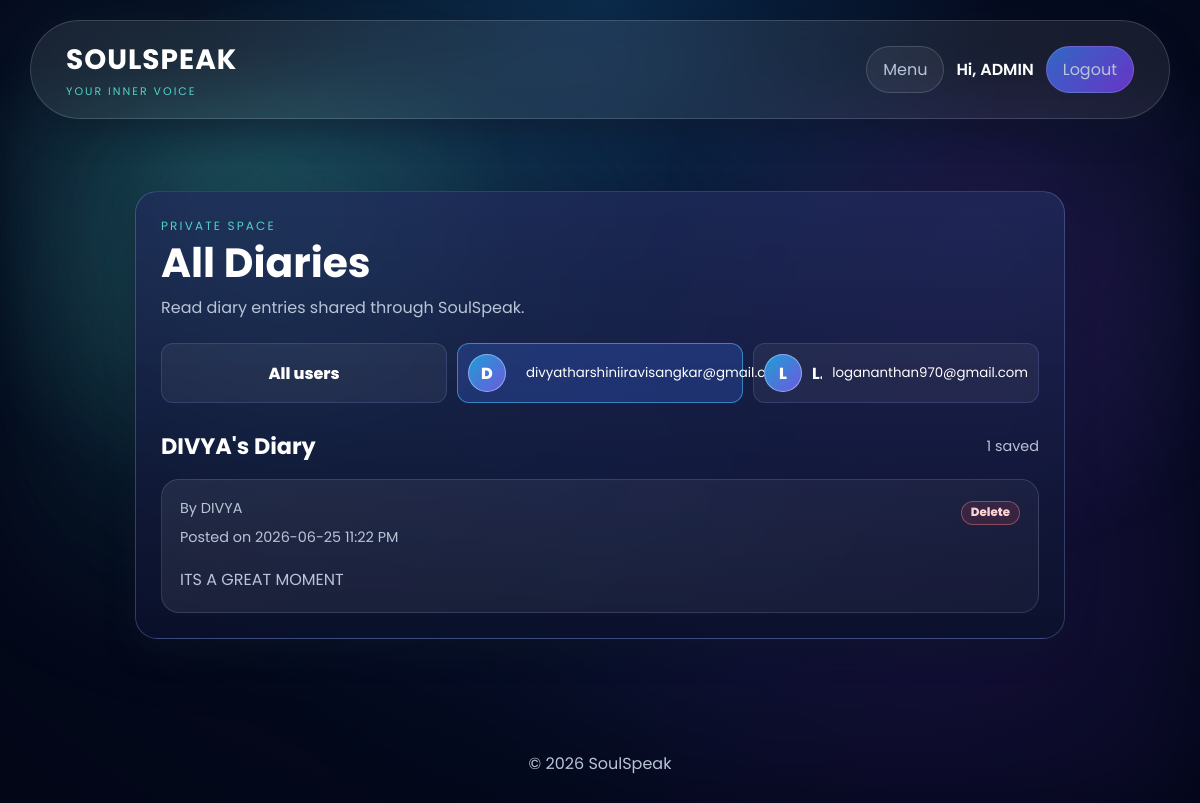
/diary?user_id=3 (signed in), run on the app's committed database.
### app.py (models this page shows)
class User(UserMixin, db.Model):
    id = db.Column(
        db.Integer,
        primary_key=True
    )
    username = db.Column(
        db.String(100),
        nullable=False
    )
    email = db.Column(
        db.String(150),
        unique=True,
        nullable=False
    )
    password = db.Column(
        db.String(100),
        nullable=False
    )

class Diary(db.Model):
    id = db.Column(
        db.Integer,
        primary_key=True
    )
    content = db.Column(
        db.Text,
        nullable=False
    )
    date = db.Column(
        db.DateTime,
        default=datetime.utcnow
    )
    user_id = db.Column(
        db.Integer,
        db.ForeignKey('user.id')
    )

### app.py (the view, shortened to what this page needs)
@app.route('/diary', methods=['GET', 'POST'])
@login_required
def diary():
    admin_view = is_admin_user()
    diary_users = []
    selected_diary_user = None
    selected_diary_user_id = request.args.get('user_id', type=int)
    if admin_view:
        diary_user_ids = [
            row[0]
            for row in db.session.query(Diary.user_id)
            .filter(Diary.user_id.isnot(None))
            .distinct()
            .all()
        ]
        diary_users = User.query.filter(User.id.in_(diary_user_ids)).order_by(User.username.asc()).all() if diary_user_ids else []
        entries_query = Diary.query
        if selected_diary_user_id:
            selected_diary_user = User.query.get(selected_diary_user_id)
            if selected_diary_user:
                entries_query = entries_query.filter_by(user_id=selected_diary_user.id)
            else:
                flash('Selected diary user was not found.')
                return redirect(url_for('diary'))
        entries = entries_query.order_by(Diary.date.desc()).all()
    else:
        entries = Diary.query.filter_by(
            user_id=current_user.id
        ).order_by(Diary.date.desc()).all()
    users_by_id = {
        user.id: user
        for user in User.query.all()
    } if is_admin_user() else {}
    return render_template(
        'diary.html',
        entries=entries,
        diary_users=diary_users,
        selected_diary_user=selected_diary_user,
        users_by_id=users_by_id,
        user=current_user.username,
        is_admin=admin_view
    )

### app.py (called while the page is built)
def is_admin_user(user=None):
    user = user or current_user
    if not getattr(user, 'is_authenticated', False):
        return False
    username = (getattr(user, 'username', '') or '').strip().lower()
    email = (getattr(user, 'email', '') or '').strip().lower()
    return username == 'admin' or email in app.config.get('ADMIN_EMAILS', set())

@app.context_processor
def inject_admin_status():
    return {'is_admin': is_admin_user()}

@app.template_filter('malaysia_time')
def malaysia_time(value, fmt='%I:%M %p'):
    if not value:
        return ''
    return (value + timedelta(hours=8)).strftime(fmt)

@login_manager.user_loader
def load_user(user_id):
    return User.query.get(int(user_id))

### templates/diary.html (shortened to what this page needs)
{% extends "base.html" %}
{% block content %}
<main class="app-page">
    <section class="diary-entry">
        <div class="page-heading compact-heading">
            <p class="eyebrow">Private space</p>
            <h1>{% if is_admin %}All Diaries{% else %}Personal Diary{% endif %}</h1>
            <p>{% if is_admin %}Read diary entries shared through SoulSpeak.{% else %}Write what you need to put down. Your entries stay here for you.{% endif %}</p>
        </div>
        {% if is_admin %}
            <div class="admin-user-filter">
                <a class="filter-user{% if not selected_diary_user %} active{% endif %}" href="{{ url_for('diary') }}">All users</a>
                {% for diary_user in diary_users %}
                    <a class="filter-user{% if selected_diary_user and selected_diary_user.id == diary_user.id %} active{% endif %}" href="{{ url_for('diary', user_id=diary_user.id) }}">
                        <span>{{ (diary_user.username or 'U')[:1]|upper }}</span>
                        <strong>{{ diary_user.username }}</strong>
                        <small>{{ diary_user.email }}</small>
                    </a>
                {% endfor %}
            </div>
        {% else %}
            <form method="POST" class="diary-form">
                <textarea name="content" rows="6" placeholder="Write your diary entry..." required></textarea>
                <button class="btn" type="submit">Save Entry</button>
            </form>
        {% endif %}
        <div class="section-title-row">
            <h2>{% if selected_diary_user %}{{ selected_diary_user.username }}'s Diary{% else %}Diary Entries{% endif %}</h2>
            <span>{{ entries|length if entries else 0 }} saved</span>
        </div>
        {% if entries %}
            <div class="entries">
                {% for entry in entries %}
                    <article class="entry-card">
                        <div class="entry-header">
                            <div>
                                {% if is_admin %}
                                    {% set entry_user = users_by_id.get(entry.user_id) %}
                                    <div class="entry-meta">By {{ entry_user.username if entry_user else 'Unknown user' }}</div>
                                {% endif %}
                                <div class="entry-meta">Posted on {{ entry.date|malaysia_time('%Y-%m-%d %I:%M %p') if entry.date else 'Unknown' }}</div>
                            </div>
                            <form method="POST" action="{{ url_for('delete_diary', entry_id=entry.id) }}">
                                <button type="submit" class="danger-text-btn">Delete</button>
                            </form>
                        </div>
                        <p>{{ entry.content }}</p>
                    </article>
                {% endfor %}
            </div>
        {% else %}
            <p class="empty-state">You have no diary entries yet.</p>
        {% endif %}
    </section>
</main>
{% endblock %}

### templates/base.html (shortened to what this page needs)
<!DOCTYPE html>
<html lang="en">
<head>
    <link rel="stylesheet" href="{{ url_for('static', filename='style.css') }}">
</head>
<body>
    <header>
        <nav class="navbar">
            <a class="logo" href="{{ url_for('home') }}">
                <span>SOULSPEAK</span>
                <small>Your inner voice</small>
            </a>
            <div class="nav-links">
                {% if current_user.is_authenticated %}
                    <a href="{{ url_for('menu') }}" class="nav-link-btn">Menu</a>
                    <span class="nav-user">Hi, {{ current_user.username }}</span>
                    <a href="{{ url_for('logout') }}" class="nav-link-btn logout-btn">Logout</a>
                {% endif %}
            </div>
        </nav>
    </header>
    {% block content %}{% endblock %}
    <footer>
        <p>&copy; 2026 SoulSpeak</p>
    </footer>
</body>
</html>

### data on the page
User: username "ADMIN"
User: username "D", email "divyatharshiniiravisangkar@gmail.com", username "DIVYA"
User: username "L", email "logananthan970@gmail.com"
Diary: date|malaysia_time "2026-06-25 11:22 PM", content "ITS A GREAT MOMENT"

### other printed values
{{ entries|length if entries else 0 }} "1"
